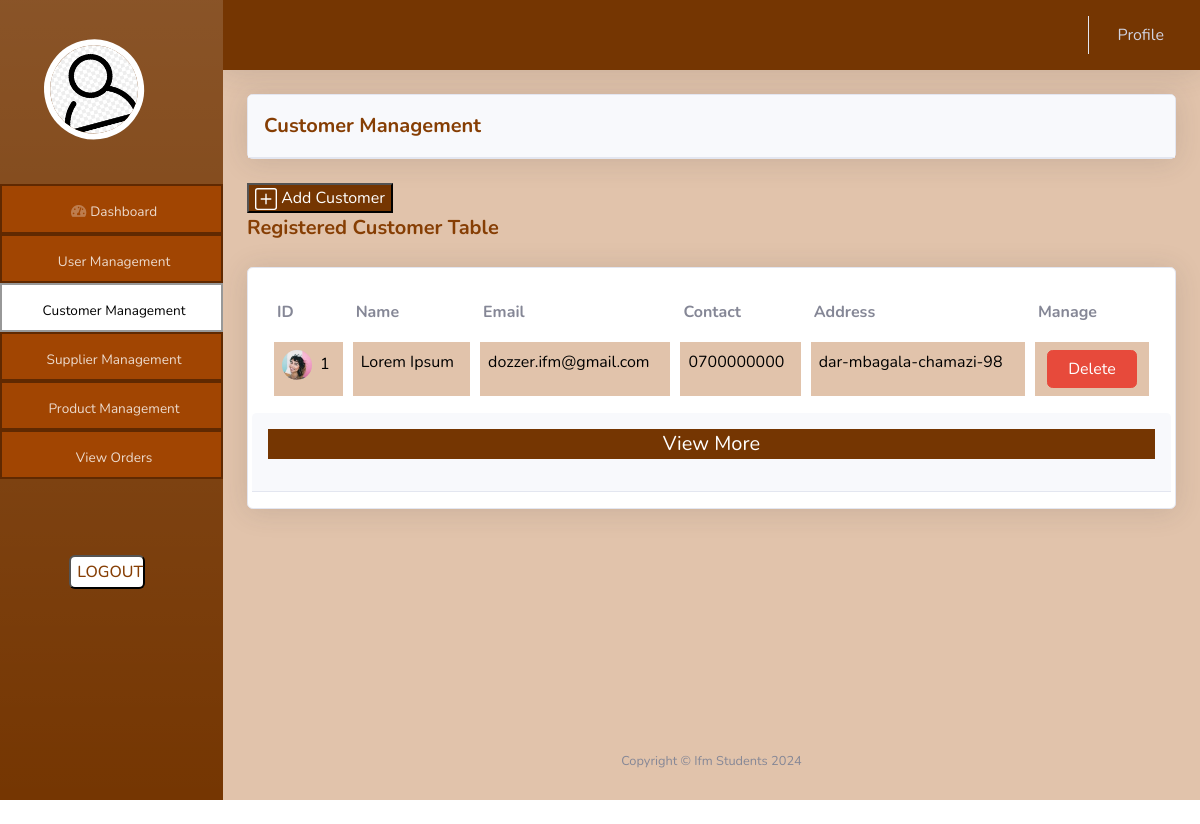
The app's page /admin/customer_management.php with its own data.
### tables this page shows
CREATE TABLE `customer` (
  `id` int(11) NOT NULL,
  `name` varchar(100) NOT NULL,
  `email` varchar(100) NOT NULL,
  `contact` varchar(12) NOT NULL,
  `address` varchar(100) NOT NULL,
  `password` varchar(100) NOT NULL
);

### admin/customer_management.php (the view, shortened to what this page needs)
<?php
include '../control/connection.php';
$id=$_GET['id'];
$query = "SELECT * FROM customer ";
?>
<!DOCTYPE html>
<html>
<head>
    <link rel="stylesheet" href="../assets/bootstrap/css/bootstrap.min.css">
    <link rel="stylesheet" href="../assets/fonts/fontawesome-all.min.css">
    <link rel="stylesheet" href="../assets/fonts/font-awesome.min.css">
    <link rel="stylesheet" href="../assets/fonts/fontawesome5-overrides.min.css">
    <link rel="stylesheet" href="../style.css">
</head>
<body id="page-top" >
    <div id="wrapper" >
        <nav class="navbar navbar-dark align-items-start sidebar sidebar-dark accordion bg-gradient p-0 chocolate mynav"  >
            <div class="container-fluid d-flex flex-column p-0 " ><a class="navbar-brand d-flex justify-content-center align-items-center sidebar-brand m-0" href="user_details.php?id=<?php echo $id?>">
                    <div class="sidebar-brand-icon rotate-n-15">
                        <h5 class="card-title" style="margin-top: 3cm;margin-left: -0.85cm;">
                            <img src="../img/profile.png" style="border-radius: 200px;border: 6px solid white;" alt="..." width="100" height="100">
                          </h5>
                    </div>
                </a>
                <ul class="navbar-nav text-light" id="accordionSidebar" style="margin-top: 3cm">
                    <li class="nav-item myborder"><a class="nav-link text-center " href="index.php?id=<?php echo $id ?>"><i class="fas fa-tachometer-alt"></i><span>Dashboard</span></a></li>
                    <li class="nav-item myborder"><a class="nav-link text-center" href="user_management.php?id=<?php echo $id ?>"><span>User Management</span></a></li>
                    <li class="nav-item myborder myactive"><a class="nav-link text-center myactivelink" href="#"><span>Customer Management</span></a></li>
                    <li class="nav-item myborder"><a class="nav-link text-center" href="supplier_management.php?id=<?php echo $id ?>"><span>Supplier Management</span></a></li>
                    <li class="nav-item myborder"><a class="nav-link text-center" href="product_management.php?id=<?php echo $id ?>"><span>Product  Management</span></a></li>
                    <li class="nav-item myborder "><a class="nav-link text-center " href="orders.php?id=<?php echo $id ?>"><span>View Orders</span></a></li>
                    <div  class="container " >
                        <li class="nav-item " style="margin-left: -0.6cm;"><button class=" text-center logout" onclick="window.location.href='../'" ><span>LOGOUT</span></a></li>
                    </div>
                </ul>
            </div>
        </nav>
        <div class="d-flex flex-column" id="content-wrapper">
            <div class="brown" id="content">
                <nav class="navbar navbar-light navbar-expand bg-white shadow mb-4 topbar static-top">
                    <div class="container-fluid chocolate"><button class="btn btn-link d-md-none rounded-circle me-3" id="sidebarToggleTop" type="button"><i class="fas fa-bars" ></i></button>
                        <ul class="navbar-nav flex-nowrap ms-auto">
                            <li class="nav-item dropdown no-arrow">
                                <div class="nav-item dropdown no-arrow"><a class="dropdown-toggle nav-link" aria-expanded="false" data-bs-toggle="dropdown" href="#">Profile</a>
                                </div>
                            </li>
                        </ul>
                    </div>
                </nav>
                <div class="container-fluid"  >
                    <div class="card shadow">
                        <div class="card-header py-3" >
                            <p class="text-primary m-0 fw-bold" style="font-size:20px;color:#863e04!important">Customer Management</p>
                        </div>
                    </div><br>
                         <button class="chocolate" onclick="window.location.href='customer_register.php?id=<?php echo $id ?>'">
                            Add Customer
                         </button>
                        <p class="text-primary m-0 fw-bold" style="font-size:20px;color:#863e04!important">Registered Customer Table</p><br>
                    <div class="card shadow">
                        <div class="card-body">
                            <div class="table-responsive table mt-2" id="dataTable" role="grid" aria-describedby="dataTable_info" style="overflow-y: scroll;max-height: 15cm;">
                                <table class="table my-0 table-hover" id="dataTable">
                                    <thead>
                                        <tr>
                                            <th>ID</th>
                                            <th>Name</th>
                                            <th>Email</th>
                                            <th>Contact</th>
                                            <th>Address</th>
                                            <th>Manage</th>
                                        </tr>
                                    </thead>
                                    <tbody>
<?php
  $result = $conn->query($query);
  while($row = $result->fetch_assoc()) {
    $id=$row['id'];
    $name=$row['name'];
    $email=$row['email'];
    $contact=$row['contact'];
    $address=$row['address'];
    echo '
                                       <tr class="brown">
                                            <td><img class="rounded-circle me-2" width="30" height="30" src="assets/img/avatars/avatar1.jpeg">'.$id.'</td>
                                            <td>'.$name.'</td>
                                            <td>'.$email.'</td>
                                            <td>'.$contact.'</td>
                                            <td>'.$address.'</td>
                                            <td><center> <button class="btn btn-danger">&nbsp;&nbsp;Delete&nbsp;&nbsp;</button></center></td>
                                        </tr>
         ';
  }
?>
                                    </tbody>
                                </table>
                            </div>
                            <div class="row">
                                <div class="card-header py-3" >
                                    <p class="text-primary m-0 fw-bold " ><center style="font-size:20px;color: white!important;" class="chocolate">View More</center></p>
                                </div>
                            </div>
                        </div>
                    </div>
                </div>
                <div class="container-fluid">
                </div>
            </div>
            <footer class="bg-white sticky-footer" style="background-color:#E1C3AB!important">
                <div class="container my-auto">
                    <div class="text-center my-auto copyright"><span>Copyright © Ifm Students  2024</span></div>
                </div>
            </footer>
        </div>
    </div>
<br>
</body>
</html>

### style.css (style rules this page uses)
.chocolate { background-color: #753602!important; color: white; }
.brown { background-color: #E1C3AB!important; color: black!important; }
td { border: 10px solid white; color: black!important; }
.myborder { border: 2px solid rgba(0, 0, 0, 0.404); background-color: rgb(161, 69, 2); max-width: 5.9cm!important; max-height: 1.3cm; }
.myactive { background-color: white; }
.myactivelink { color:#000000!important; }
.logout { background-color: white; color: #863e04; width: 2cm; margin-left: 1.8cm; border-radius: 6px; height: 0.9cm; font-weight: 500; margin-top: 2cm!important; }
.mynav { width: 5cm; }

### records on screen
customer: id "1", name "Lorem Ipsum", email "dozzer.ifm@gmail.com", contact "0700000000", address "dar-mbagala-chamazi-98"
